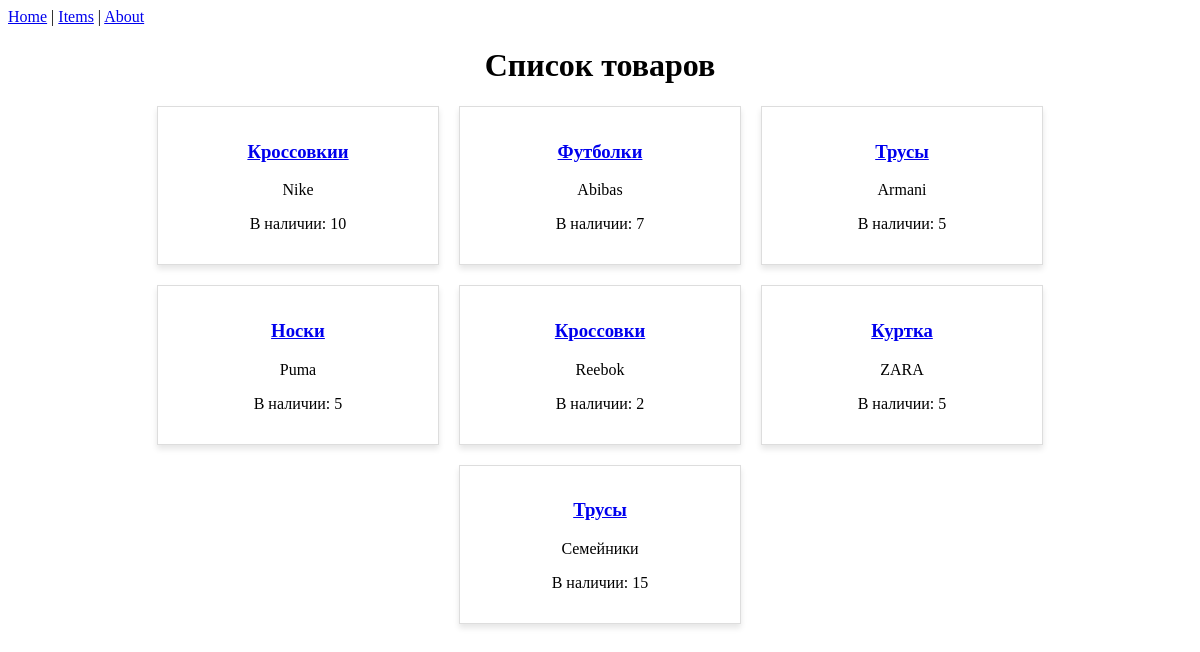
The app's page /items/ with its own data.
### MyApp/models.py (models this page shows, shortened)
class Item(models.Model):
    name = models.CharField(max_length=100, verbose_name='Название')
    brand = models.CharField(max_length=100, verbose_name='Бренд')
    count = models.PositiveIntegerField(verbose_name='Количество')
    description = models.TextField(blank=True, null=True, verbose_name='Описание')

### MyApp/views.py (the view)
# urls.py: path('items/', views.item_list, name='item_list'),
def item_list(request):
    items = Item.objects.all()
    return render(request, 'items.html', {'items': items})

### MyApp/templates/items.html (shortened to what this page needs)
<!DOCTYPE html>
<html lang="ru">
<head>
</head>
<body>
    <nav>
        <a href="/">Home</a> |
        <a href="/items/">Items</a> |
        <a href="/about/">About</a>
    </nav>
    <h1 style="text-align: center;">Список товаров</h1>
    <div class="items-container">
        {% for item in items %}
            <div class="item-card">
                <h3>
                    <a href="/item/{{ item.id }}/">
                        {{ item.name }}
                    </a>
                </h3>
                <p>{{ item.brand }}</p>
                {% if item.count == 0 %}
                    <p class="out-of-stock">Товара нет на складе</p>
                {% else %}
                    <p>В наличии: {{ item.count }}</p>
                {% endif %}
            </div>
        {% endfor %}
    </div>
</body>
</html>

### MyApp/templates/items.html (style rules this page uses)
.items-container { display: flex; flex-wrap: wrap; justify-content: center; gap: 20px; }
.item-card { border: 1px solid #ddd; padding: 15px; width: 250px; text-align: center; box-shadow: 0 4px 6px rgba(0,0,0,0.1); }

### records on screen
Item: name "Кроссовкии", brand "Nike", count "10"
Item: name "Футболки", brand "Abibas", count "7"
Item: name "Трусы", brand "Armani", count "5"
Item: name "Носки", brand "Puma", count "5"
Item: name "Кроссовки", brand "Reebok", count "2"
Item: name "Куртка", brand "ZARA", count "5"
Item: name "Трусы", brand "Семейники", count "15"
